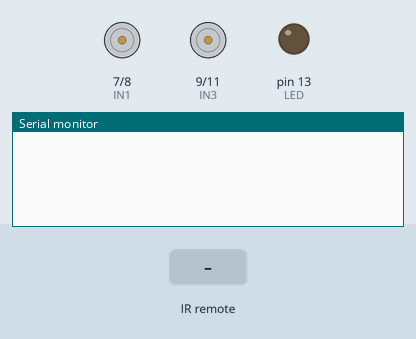
This sketch was run on a simulated Arduino Uno, built with avr-gcc and run on an emulated ATmega328P. Parts: motor-driver pin pairs drawn as motors (green arrow = first pin HIGH = forward, orange = second pin HIGH = backward, longer = more drive, scaled by the enable pin), output pins drawn as LEDs (lit = HIGH), the last lines printed to the serial monitor. Inputs (shaded band) come from the test bench.

Above: at 1.2 s.
1.3 s: infrared code 0xFFFFFFFF received
At 2.0 s:
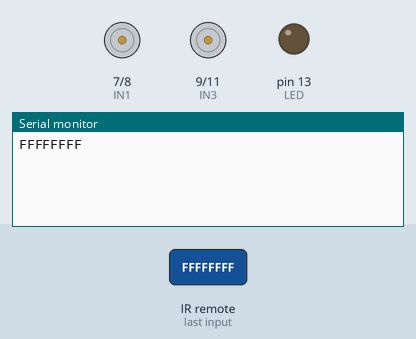
2.8 s: infrared code 0xFF02FD received
At 3.9 s:
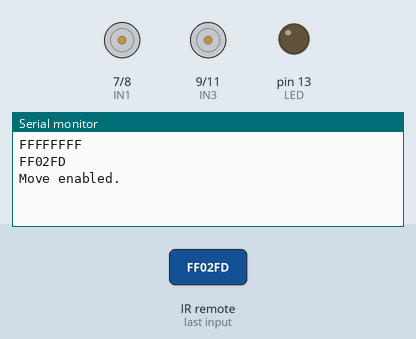
4.4 s: infrared code 0xFF629D received
At 5.1 s:
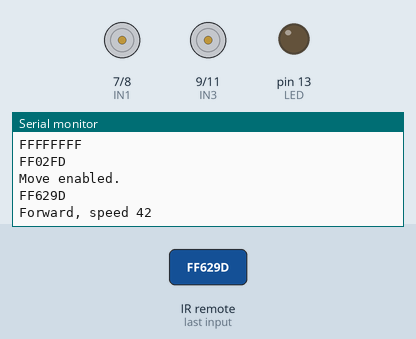
6.0 s: infrared code 0xFFA857 received
At 7.3 s:
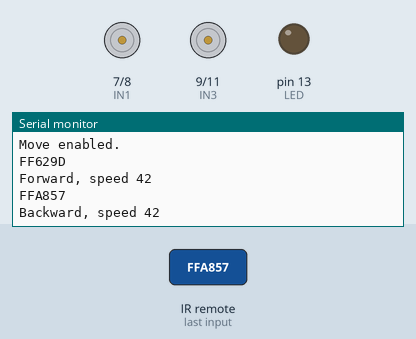
7.6 s: infrared code 0xFF22DD received
At 8.7 s:
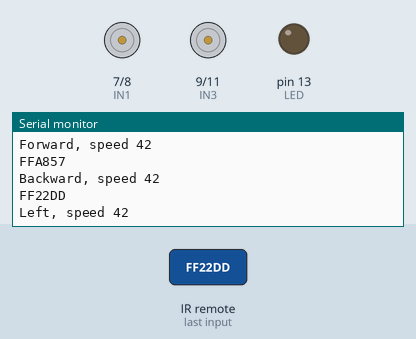
9.2 s: infrared code 0xFFC23D received
At 9.9 s:
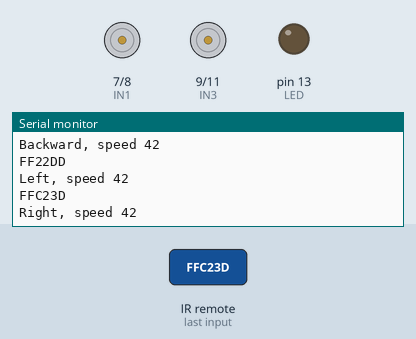

Measured:
- after the input at 1.3 s, the serial monitor: prints a new line at once (image 1)
- after the input at 2.8 s, the serial monitor: prints a new line at once (image 2)
- after the input at 4.4 s, the serial monitor: prints a new line at once (image 3)
- after the input at 6.0 s, the serial monitor: prints a new line at once (image 4)
- after the input at 7.6 s, the serial monitor: prints a new line at once (image 5)
- after the input at 9.2 s, the serial monitor: prints a new line at once (image 6)

The sketch:

robotcartkitir.ino
```cpp
//www.elegoo.com

#include <IRremote.h>

#define RECV_PIN  12        //Infrared signal receiving pin
#define LED       13        //define LED pin
#define F 16736925  // FORWARD
#define B 16754775  // BACK
#define L 16720605  // LEFT
#define R 16761405  // RIGHT
#define S 16712445  // STOP
#define UNKNOWN_F 5316027     // FORWARD
#define UNKNOWN_B 2747854299  // BACK
#define UNKNOWN_L 1386468383  // LEFT
#define UNKNOWN_R 553536955   // RIGHT
#define UNKNOWN_S 3622325019  // STOP
#define REPEAT 0xFFFFFFFF
#define KEY1 16738455
#define KEY2 16750695
#define KEY3 16756815
#define KEY4 16724175
#define KEY5 16718055
#define KEY6 16743045
#define OK 0xFF02FD
// car control
// define IO pin
#define ENA 5
#define ENB 6
#define IN1 7
#define IN2 8
#define IN3 9
#define IN4 11
typedef unsigned char u8;  //Change the name of unsigned char to u8


//bool state = LOW;           //define default input mode
unsigned long val;
unsigned long state;
unsigned long speed = 1;

bool b_move = false;

IRrecv irrecv(RECV_PIN);   //initialization
decode_results results;   //Define structure type


void display_speed()
{
  Serial.println(speed);
}


void execute_state()
{
 u8 motor_speed = map(speed, 0, 6, 0, 255);
    switch(state)
    {
      case L:
      case UNKNOWN_L:
        left(motor_speed);
        break;
      case R:
      case UNKNOWN_R:
        right(motor_speed);
        break;
      case F:
      case UNKNOWN_F:
        forward(motor_speed);
        break;
     case B:
     case UNKNOWN_B:
        back(motor_speed);
        break;
     case S:
        stop();
    }
}

void forward(u8 car_speed)
{
  Serial.print("Forward, speed "); Serial.println(car_speed);
  if (b_move)
  {
  analogWrite(ENA, car_speed);
  analogWrite(ENB, car_speed);
  digitalWrite(IN1, HIGH);
  digitalWrite(IN2, LOW);
  digitalWrite(IN3, LOW);
  digitalWrite(IN4, HIGH);
  }
}


void back(u8 car_speed)
{
Serial.print("Backward, speed "); Serial.println(car_speed);
  if (b_move)
  {
  analogWrite(ENA, car_speed);
  analogWrite(ENB, car_speed);
  digitalWrite(IN1, LOW);
  digitalWrite(IN2, HIGH);
  digitalWrite(IN3, HIGH);
  digitalWrite(IN4, LOW);
  }
}


void left(u8 car_speed)
{
Serial.print("Left, speed "); Serial.println(car_speed);
  if (b_move)
  {
  analogWrite(ENA, car_speed);
  analogWrite(ENB, car_speed);
  digitalWrite(IN1, LOW);
  digitalWrite(IN2, HIGH);

  digitalWrite(IN3, LOW);
  digitalWrite(IN4, HIGH);
  }
}

void right(u8 car_speed)
{
  Serial.print("Right, speed "); Serial.println(car_speed);
  if (b_move)
  {
  analogWrite(ENA, car_speed);
  analogWrite(ENB, car_speed);
  digitalWrite(IN1, HIGH);
  digitalWrite(IN2, LOW);
  digitalWrite(IN3, HIGH);
  digitalWrite(IN4, LOW);
  }
}

void stop()
{
  digitalWrite(ENA, LOW);
  digitalWrite(ENB, LOW);
}

void togle_move()
{
  b_move = !b_move;
  if (b_move)
  {
    Serial.println("Move enabled.");
  }
  else
  {
    Serial.println("Move disabled.");
  }
}


void setup() {
  pinMode(IN1,OUTPUT);//before useing io pin, pin mode must be set first
  pinMode(IN2,OUTPUT);
  pinMode(IN3,OUTPUT);
  pinMode(IN4,OUTPUT);
  pinMode(ENA,OUTPUT);
  pinMode(ENB,OUTPUT);

  pinMode(LED, OUTPUT); //initialize LED as an output
  Serial.begin(9600);  // debug output at 9600 baud
  irrecv.enableIRIn();  // Start receiving
}

void loop() {
  if (irrecv.decode(&results)) {
    val = results.value;
    Serial.println(val, HEX);
    irrecv.resume();      // Receive the next value
    delay(150);
    switch(val)
    {
      case L:
      case R:
      case F:
      case B:
        state = val;
        break;
      case REPEAT:
        break;
      // Deal with the speed
      case KEY1:
        speed = 1;
        break;
      case KEY2:
        speed = 2;
        break;
      case KEY3:
        speed = 3;
        break;
      case KEY4:
        speed = 4;
        break;
      case KEY5:
        speed = 5;
        break;
      case KEY6:
        speed = 6;
        break;
      case OK:
        togle_move();
        break;


    }

  }
  else
  {
    state = S;
  }
  execute_state();
}
```
